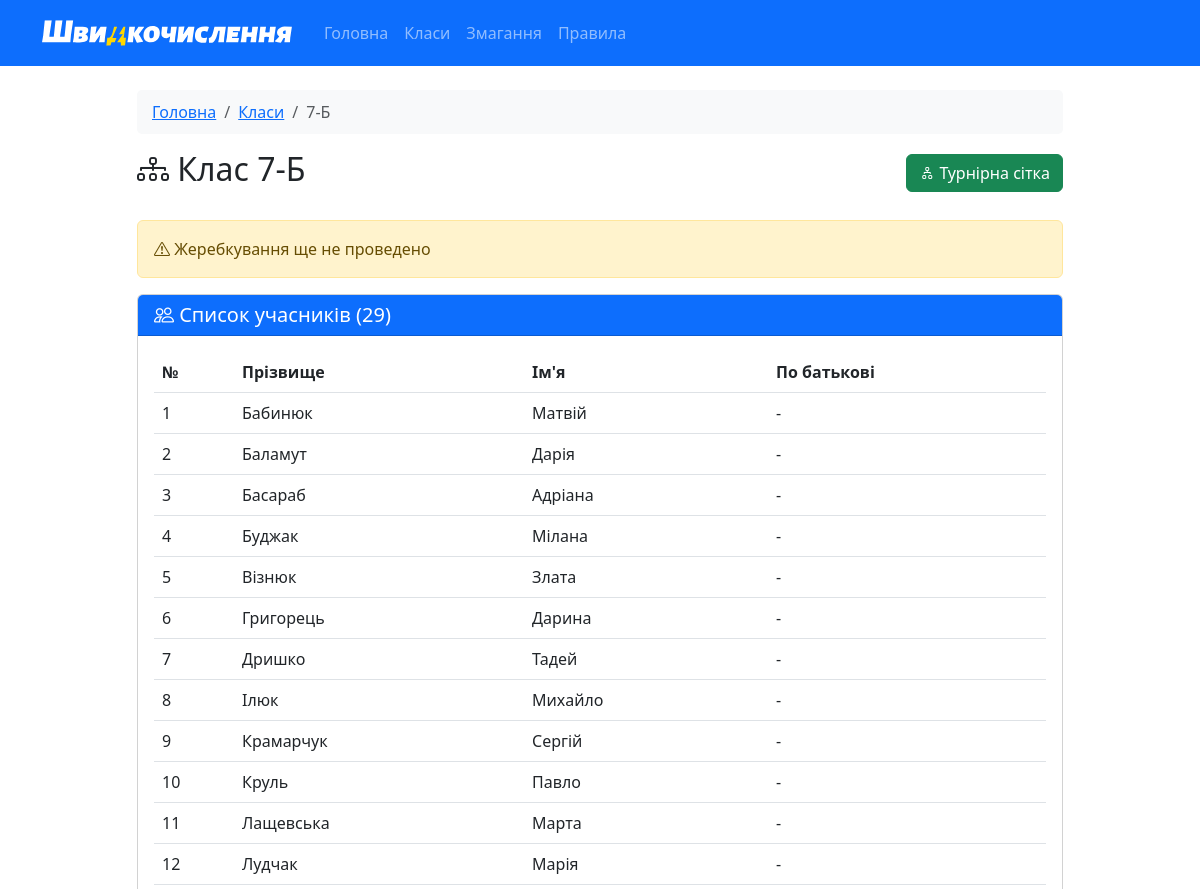
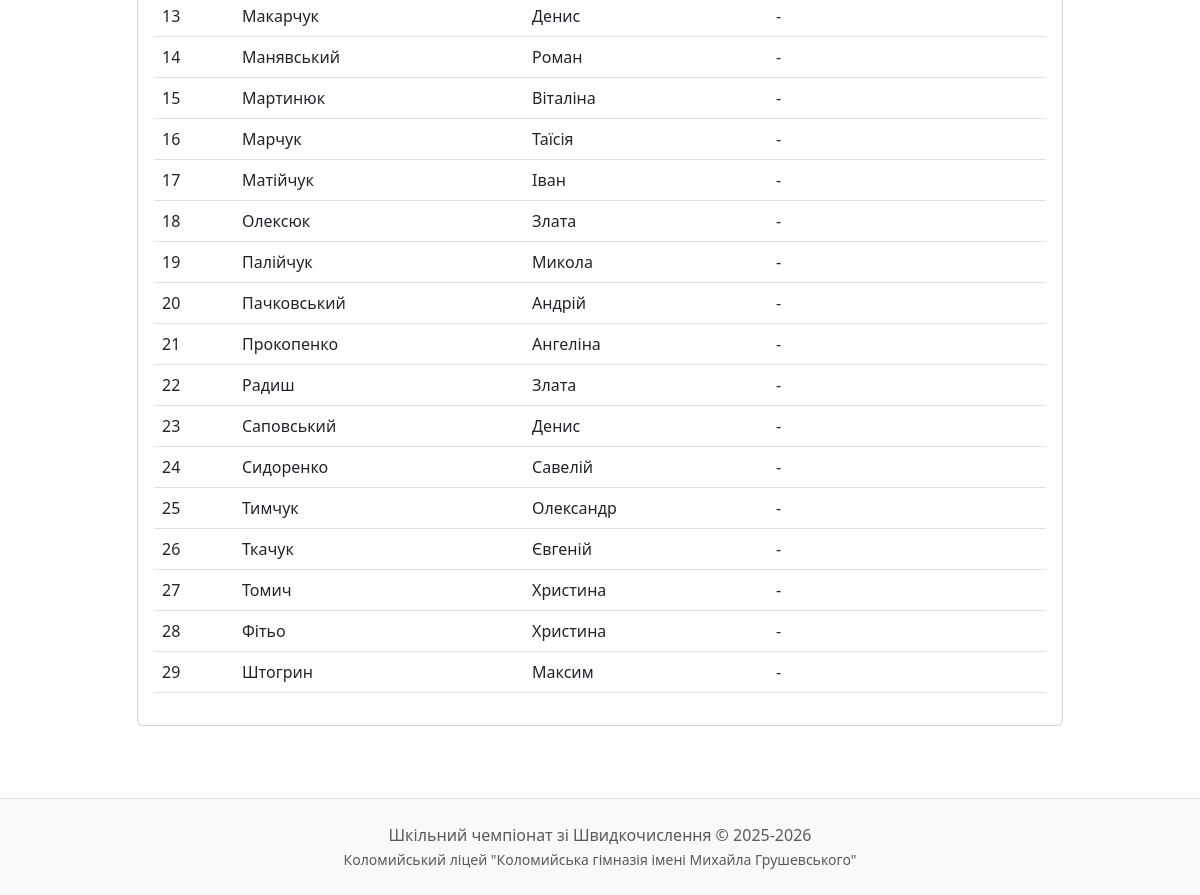
/class/7-Б, run on the app's committed database (2 pictures, top to bottom).
### models.py (models this page shows, shortened)
class Student(db.Model):
    id = db.Column(db.Integer, primary_key=True)
    first_name = db.Column(db.String(50), nullable=False)
    last_name = db.Column(db.String(50), nullable=False)
    patronymic = db.Column(db.String(50))
    class_name = db.Column(db.String(10), nullable=False)
    seed = db.Column(db.Integer)
    rating = db.Column(db.Float, default=0.0)  # Змінено на Float для 10.5 тощо
    has_bye = db.Column(db.Boolean, default=False)
    home_matches = db.relationship('Match', foreign_keys='Match.student1_id', backref='student1', lazy=True)
    away_matches = db.relationship('Match', foreign_keys='Match.student2_id', backref='student2', lazy=True)

### app.py (the view)
@app.route('/class/<class_name>')
def class_detail(class_name):
    students = Student.query.filter_by(class_name=class_name).order_by(Student.seed).all()
    has_draw = any(s.seed is not None for s in students)
    return render_template('class_detail.html',
                         class_name=class_name,
                         students=students,
                         has_draw=has_draw)

### templates/class_detail.html (shortened to what this page needs)
{% extends "base.html" %}
{% block content %}
<div class="row">
    <div class="col-md-10 mx-auto">
        <nav aria-label="breadcrumb">
            <ol class="breadcrumb">
                <li class="breadcrumb-item"><a href="{{ url_for('index') }}">Головна</a></li>
                <li class="breadcrumb-item"><a href="{{ url_for('classes') }}">Класи</a></li>
                <li class="breadcrumb-item active">{{ class_name }}</li>
            </ol>
        </nav>
        <div class="d-flex justify-content-between align-items-center mb-4">
            <h2><i class="bi bi-diagram-3"></i> Клас {{ class_name }}</h2>
            <a href="{{ url_for('bracket', class_name=class_name) }}" class="btn btn-success">
                <i class="bi bi-diagram-2"></i> Турнірна сітка
            </a>
        </div>
        {% if has_draw %}
        <div class="alert alert-success">
            <i class="bi bi-check-circle"></i> Жеребкування проведено
        </div>
        {% else %}
        <div class="alert alert-warning">
            <i class="bi bi-exclamation-triangle"></i> Жеребкування ще не проведено
        </div>
        {% endif %}
        <div class="card">
            <div class="card-header bg-primary text-white">
                <h5 class="mb-0">
                    <i class="bi bi-people"></i> Список учасників ({{ students|length }})
                </h5>
            </div>
            <div class="card-body">
                {% if students %}
                <div class="table-responsive">
                    <table class="table table-hover">
                        <thead>
                            <tr>
                                {% if has_draw %}
                                <th width="80">Номер</th>
                                {% else %}
                                <th width="80">№</th>
                                {% endif %}
                                <th>Прізвище</th>
                                <th>Ім'я</th>
                                <th>По батькові</th>
                            </tr>
                        </thead>
                        <tbody>
                            {% for student in students %}
                            <tr>
                                <td>
                                    {% if student.seed %}
                                        <span class="badge bg-primary">{{ student.seed }}</span>
                                    {% else %}
                                        {{ loop.index }}
                                    {% endif %}
                                </td>
                                <td>{{ student.last_name }}</td>
                                <td>{{ student.first_name }}</td>
                                <td>{{ student.patronymic or '-' }}</td>
                            </tr>
                            {% endfor %}
                        </tbody>
                    </table>
                </div>
                {% else %}
                <p class="text-muted text-center mb-0">Немає учасників</p>
                {% endif %}
            </div>
        </div>
    </div>
</div>
{% endblock %}

### static/css/style.css (style rules this page uses)
body { min-height: 100vh; display: flex; flex-direction: column; }
.card { transition: transform 0.2s, box-shadow 0.2s; }
.card, .alert { animation: fadeIn 0.3s ease-out; }
.btn { transition: all 0.2s; }
.breadcrumb { background: #f8f9fa; padding: 10px 15px; border-radius: 5px; }

### data on the page
Student: last_name "Бабинюк", first_name "Матвій", patronymic "-"
Student: last_name "Баламут", first_name "Дарія", patronymic "-"
Student: last_name "Басараб", first_name "Адріана", patronymic "-"
Student: last_name "Буджак", first_name "Мілана", patronymic "-"
Student: last_name "Візнюк", first_name "Злата", patronymic "-"
Student: last_name "Григорець", first_name "Дарина", patronymic "-"
Student: last_name "Дришко", first_name "Тадей", patronymic "-"
Student: last_name "Ілюк", first_name "Михайло", patronymic "-"
Student: last_name "Крамарчук", first_name "Сергій", patronymic "-"
Student: last_name "Круль", first_name "Павло", patronymic "-"
Student: last_name "Лащевська", first_name "Марта", patronymic "-"
Student: last_name "Лудчак", first_name "Марія", patronymic "-"
Student: last_name "Макарчук", first_name "Денис", patronymic "-"
Student: last_name "Манявський", first_name "Роман", patronymic "-"
Student: last_name "Мартинюк", first_name "Віталіна", patronymic "-"
Student: last_name "Марчук", first_name "Таїсія", patronymic "-"
Student: last_name "Матійчук", first_name "Іван", patronymic "-"
Student: last_name "Олексюк", first_name "Злата", patronymic "-"
Student: last_name "Палійчук", first_name "Микола", patronymic "-"
Student: last_name "Пачковський", first_name "Андрій", patronymic "-"
Student: last_name "Прокопенко", first_name "Ангеліна", patronymic "-"
Student: last_name "Радиш", first_name "Злата", patronymic "-"
Student: last_name "Саповський", first_name "Денис", patronymic "-"
Student: last_name "Сидоренко", first_name "Савелій", patronymic "-"
Student: last_name "Тимчук", first_name "Олександр", patronymic "-"
Student: last_name "Ткачук", first_name "Євгеній", patronymic "-"
Student: last_name "Томич", first_name "Христина", patronymic "-"
Student: last_name "Фітьо", first_name "Христина", patronymic "-"
Student: last_name "Штогрин", first_name "Максим", patronymic "-"

### other printed values
{{ class_name }} "7-Б"
{{ students|length }} "29"
